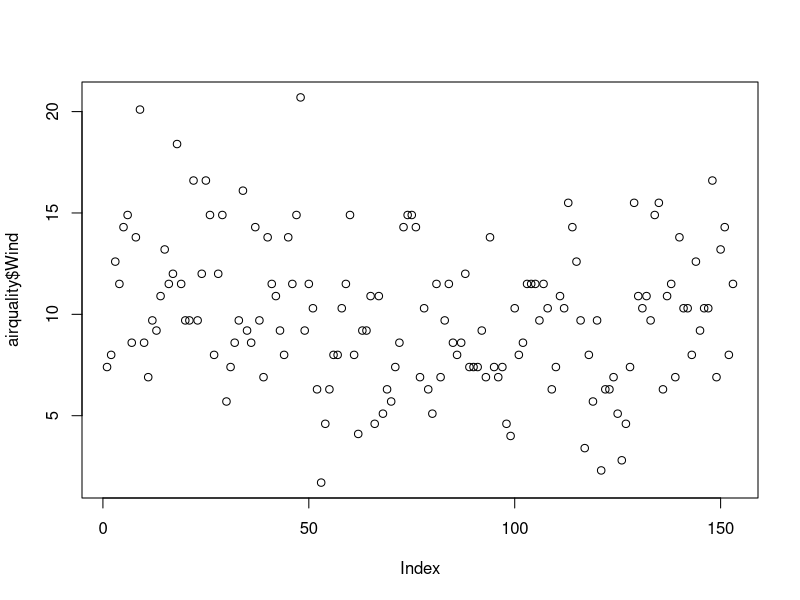
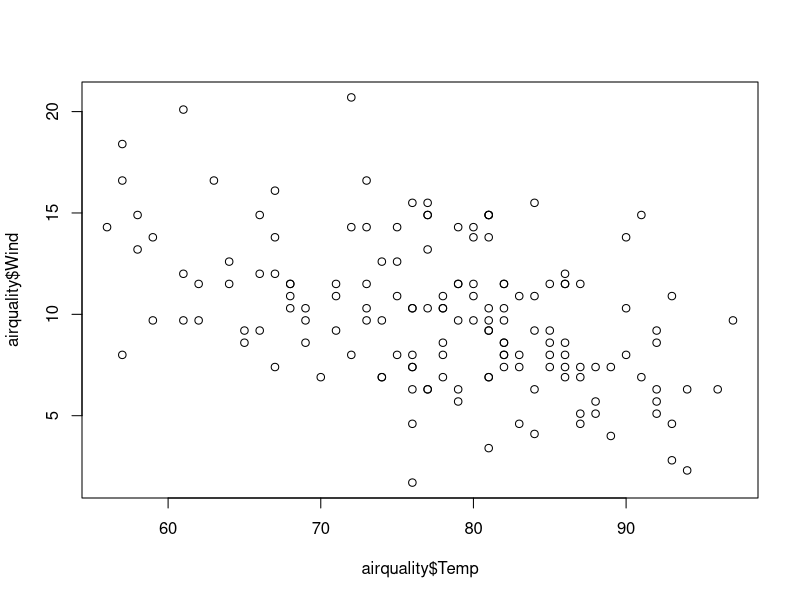
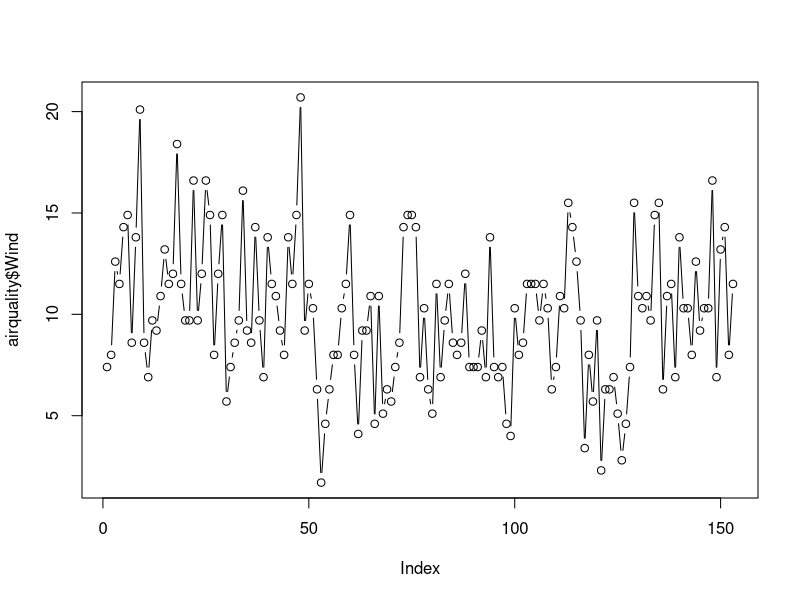
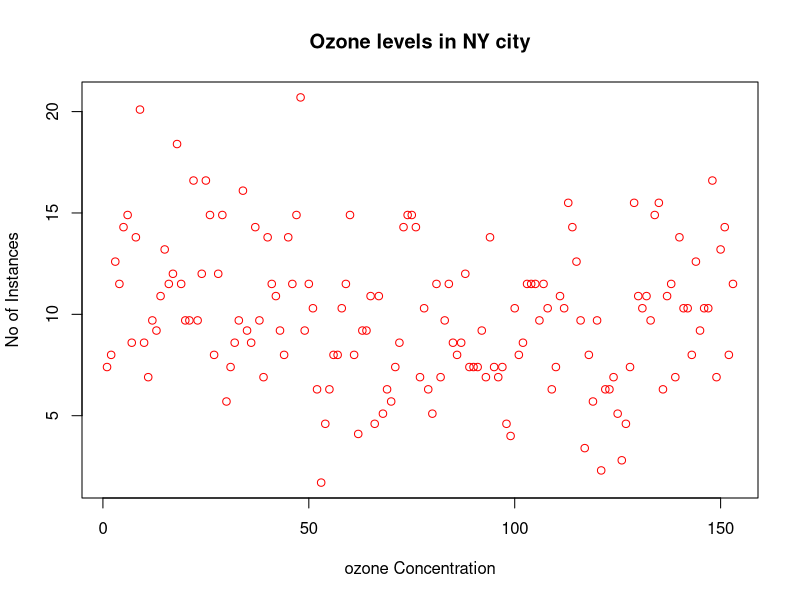
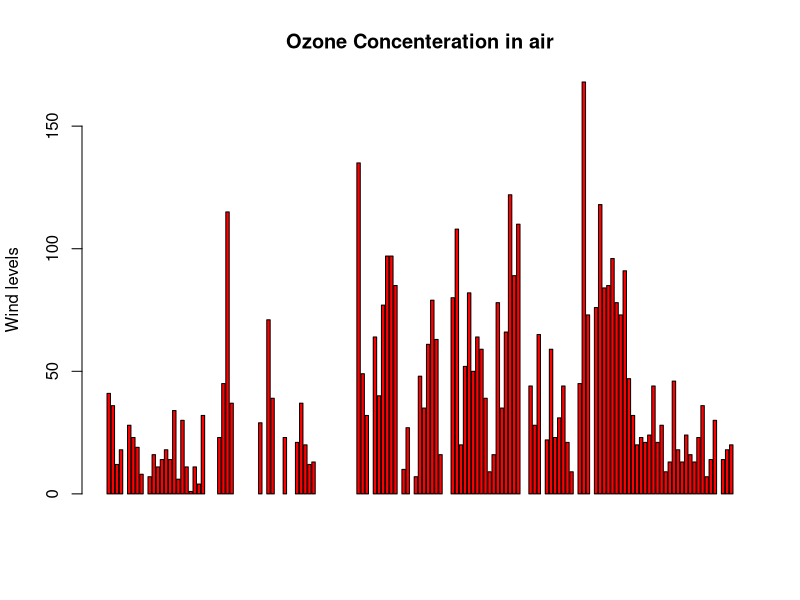

R code for these plots, in order: (Note: this script raises an error after producing the figures.)
datasets::airquality
airquality <- datasets::airquality

# Top 10 rows and last 10 rows
head(airquality, 10)
tail(airquality,10)

#columns
airquality[, c(1,2)]
airquality$Wind

####Summary of Data
summary(airquality$Temp)
summary(airquality)
summary(airquality$Wind)

###Plots
plot(airquality$Wind)
plot(airquality$Temp, airquality$Wind)
plot(airquality$Wind, type="b") # p:point, l:lines, b:both
plot(airquality$Wind, xlab = 'ozone Concentration', 
     ylab = 'No of Instances', main = 'Ozone levels in NY city',
     col = 'red')
#horizontal bar plot
barplot(airquality$Ozone, main = 'Ozone Concenteration in air',
        ylab = 'Wind levels', col= 'red',horiz = F)

#histogram
hist(airquality$Ozone[1:10, 4])
hist(airquality$Ozone[1:10,4], main = 'Ozone values in air',
     xlab = 'Ozone', col='red')

#single Box plot
boxplot(airquality$Wind, main="Boxplot")
#multiple box plots
boxplot(airquality[,1:4],main='Multiple')

#margin of the grid(mar), 
#no of rows and columns(mfrow), 
#whether a border is to be included(bty) 
#and position of the 
#labels(las: 1 for horizontal, las: 0 for vertical)
#bty - box around the plot

par(mfrow=c(3,3),mar=c(2,5,2,1),  las=0, bty="n")

plot(airquality$Ozone)
plot(airquality$Ozone, airquality$Wind)
plot(airquality$Ozone, type= "l")
plot(airquality$Ozone, type= "l")
plot(airquality$Ozone, type= "l")
barplot(airquality$Ozone, main = 'Ozone Concenteration in air',
        xlab = 'ozone levels', col='green',horiz = FALSE)
hist(airquality$Solar.R)
boxplot(airquality$Solar.R)
boxplot(airquality[,0:4], main='Multiple Box plots')